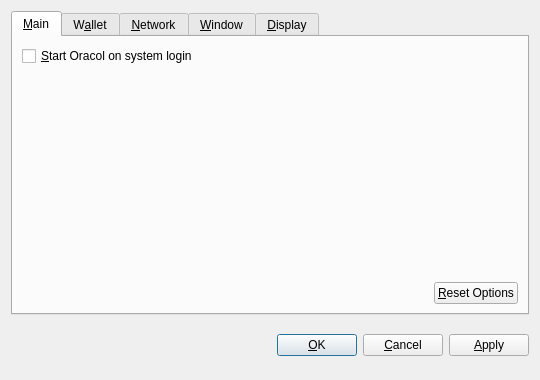
<?xml version="1.0" encoding="UTF-8"?>
<ui version="4.0">
 <class>OptionsDialog</class>
 <widget class="QDialog" name="OptionsDialog">
  <property name="geometry">
   <rect>
    <x>0</x>
    <y>0</y>
    <width>540</width>
    <height>380</height>
   </rect>
  </property>
  <property name="windowTitle">
   <string>Options</string>
  </property>
  <property name="modal">
   <bool>true</bool>
  </property>
  <layout class="QVBoxLayout" name="verticalLayout">
   <item>
    <widget class="QTabWidget" name="tabWidget">
     <property name="tabPosition">
      <enum>QTabWidget::North</enum>
     </property>
     <property name="currentIndex">
      <number>0</number>
     </property>
     <widget class="QWidget" name="tabMain">
      <attribute name="title">
       <string>&amp;Main</string>
      </attribute>
      <layout class="QVBoxLayout" name="verticalLayout_Main">
       <item>
        <widget class="QCheckBox" name="bitcoinAtStartup">
         <property name="toolTip">
          <string>Automatically start Oracol after logging in to the system.</string>
         </property>
         <property name="text">
          <string>&amp;Start Oracol on system login</string>
         </property>
        </widget>
       </item>
       <item>
        <spacer name="verticalSpacer_Main">
         <property name="orientation">
          <enum>Qt::Vertical</enum>
         </property>
         <property name="sizeHint" stdset="0">
          <size>
           <width>20</width>
           <height>40</height>
          </size>
         </property>
        </spacer>
       </item>
       <item>
        <layout class="QHBoxLayout" name="horizontalLayout_2_Main">
         <item>
          <spacer name="horizontalSpacer_2_Main">
           <property name="orientation">
            <enum>Qt::Horizontal</enum>
           </property>
           <property name="sizeHint" stdset="0">
            <size>
             <width>40</width>
             <height>20</height>
            </size>
           </property>
          </spacer>
         </item>
         <item>
          <widget class="QPushButton" name="resetButton">
           <property name="toolTip">
            <string>Reset all client options to default.</string>
           </property>
           <property name="text">
            <string>&amp;Reset Options</string>
           </property>
           <property name="autoDefault">
            <bool>false</bool>
           </property>
          </widget>
         </item>
        </layout>
       </item>
      </layout>
     </widget>
     <widget class="QWidget" name="tabWallet">
      <attribute name="title">
       <string>W&amp;allet</string>
      </attribute>
      <layout class="QVBoxLayout" name="verticalLayout_Network">
       <item>
        <widget class="QLabel" name="transactionFeeInfoLabel">
         <property name="text">
          <string>Optional transaction fee per kB that helps make sure your transactions are processed quickly. Most transactions are 1 kB.</string>
         </property>
         <property name="textFormat">
          <enum>Qt::PlainText</enum>
         </property>
         <property name="wordWrap">
          <bool>true</bool>
         </property>
        </widget>
       </item>
       <item>
        <layout class="QHBoxLayout" name="horizontalLayout_1_Main">
         <item>
          <widget class="QLabel" name="transactionFeeLabel">
           <property name="text">
            <string>Pay transaction &amp;fee</string>
           </property>
           <property name="textFormat">
            <enum>Qt::PlainText</enum>
           </property>
           <property name="buddy">
            <cstring>transactionFee</cstring>
           </property>
          </widget>
         </item>
         <item>
          <widget class="BitcoinAmountField" name="transactionFee"/>
         </item>
         <item>
          <spacer name="horizontalSpacer_1_Main">
           <property name="orientation">
            <enum>Qt::Horizontal</enum>
           </property>
           <property name="sizeHint" stdset="0">
            <size>
             <width>40</width>
             <height>20</height>
            </size>
           </property>
          </spacer>
         </item>
        </layout>
       </item>
       <item>
        <widget class="QLabel" name="label">
         <property name="text">
          <string>If you disable the spending of unconfirmed change, the change from a transaction cannot be used until that transaction has at least one confirmation. This also affects how your balance is computed.</string>
         </property>
         <property name="wordWrap">
          <bool>true</bool>
         </property>
        </widget>
       </item>
       <item>
        <widget class="QCheckBox" name="spendZeroConfChange">
         <property name="text">
          <string>Spend unconfirmed change  (experts only)</string>
         </property>
        </widget>
       </item>
       <item>
        <spacer name="verticalSpacer">
         <property name="orientation">
          <enum>Qt::Vertical</enum>
         </property>
         <property name="sizeHint" stdset="0">
          <size>
           <width>20</width>
           <height>40</height>
          </size>
         </property>
        </spacer>
       </item>
      </layout>
     </widget>
     <widget class="QWidget" name="tabNetwork">
      <attribute name="title">
       <string>&amp;Network</string>
      </attribute>
      <layout class="QVBoxLayout" name="verticalLayout_Network">
       <item>
        <widget class="QCheckBox" name="mapPortUpnp">
         <property name="toolTip">
          <string>Automatically open the Oracol client port on the router. This only works when your router supports UPnP and it is enabled.</string>
         </property>
         <property name="text">
          <string>Map port using &amp;UPnP</string>
         </property>
        </widget>
       </item>
       <item>
        <widget class="QCheckBox" name="connectSocks">
         <property name="toolTip">
          <string>Connect to the Oracol network through a SOCKS proxy (e.g. when connecting through Tor).</string>
         </property>
         <property name="text">
          <string>&amp;Connect through SOCKS proxy:</string>
         </property>
        </widget>
       </item>
       <item>
        <layout class="QHBoxLayout" name="horizontalLayout_Network">
         <item>
          <widget class="QLabel" name="proxyIpLabel">
           <property name="text">
            <string>Proxy &amp;IP:</string>
           </property>
           <property name="textFormat">
            <enum>Qt::PlainText</enum>
           </property>
           <property name="buddy">
            <cstring>proxyIp</cstring>
           </property>
          </widget>
         </item>
         <item>
          <widget class="QValidatedLineEdit" name="proxyIp">
           <property name="maximumSize">
            <size>
             <width>140</width>
             <height>16777215</height>
            </size>
           </property>
           <property name="toolTip">
            <string>IP address of the proxy (e.g. 127.0.0.1)</string>
           </property>
          </widget>
         </item>
         <item>
          <widget class="QLabel" name="proxyPortLabel">
           <property name="text">
            <string>&amp;Port:</string>
           </property>
           <property name="textFormat">
            <enum>Qt::PlainText</enum>
           </property>
           <property name="buddy">
            <cstring>proxyPort</cstring>
           </property>
          </widget>
         </item>
         <item>
          <widget class="QLineEdit" name="proxyPort">
           <property name="maximumSize">
            <size>
             <width>55</width>
             <height>16777215</height>
            </size>
           </property>
           <property name="toolTip">
            <string>Port of the proxy (e.g. 9050)</string>
           </property>
          </widget>
         </item>
         <item>
          <widget class="QLabel" name="socksVersionLabel">
           <property name="text">
            <string>SOCKS &amp;Version:</string>
           </property>
           <property name="textFormat">
            <enum>Qt::PlainText</enum>
           </property>
           <property name="buddy">
            <cstring>socksVersion</cstring>
           </property>
          </widget>
         </item>
         <item>
          <widget class="QValueComboBox" name="socksVersion">
           <property name="toolTip">
            <string>SOCKS version of the proxy (e.g. 5)</string>
           </property>
          </widget>
         </item>
         <item>
          <spacer name="horizontalSpacer_Network">
           <property name="orientation">
            <enum>Qt::Horizontal</enum>
           </property>
           <property name="sizeHint" stdset="0">
            <size>
             <width>40</width>
             <height>20</height>
            </size>
           </property>
          </spacer>
         </item>
        </layout>
       </item>
       <item>
        <spacer name="verticalSpacer_Network">
         <property name="orientation">
          <enum>Qt::Vertical</enum>
         </property>
         <property name="sizeHint" stdset="0">
          <size>
           <width>20</width>
           <height>40</height>
          </size>
         </property>
        </spacer>
       </item>
      </layout>
     </widget>
     <widget class="QWidget" name="tabWindow">
      <attribute name="title">
       <string>&amp;Window</string>
      </attribute>
      <layout class="QVBoxLayout" name="verticalLayout_Window">
       <item>
        <widget class="QCheckBox" name="minimizeToTray">
         <property name="toolTip">
          <string>Show only a tray icon after minimizing the window.</string>
         </property>
         <property name="text">
          <string>&amp;Minimize to the tray instead of the taskbar</string>
         </property>
        </widget>
       </item>
       <item>
        <widget class="QCheckBox" name="minimizeOnClose">
         <property name="toolTip">
          <string>Minimize instead of exit the application when the window is closed. When this option is enabled, the application will be closed only after selecting Quit in the menu.</string>
         </property>
         <property name="text">
          <string>M&amp;inimize on close</string>
         </property>
        </widget>
       </item>
       <item>
        <spacer name="verticalSpacer_Window">
         <property name="orientation">
          <enum>Qt::Vertical</enum>
         </property>
         <property name="sizeHint" stdset="0">
          <size>
           <width>20</width>
           <height>40</height>
          </size>
         </property>
        </spacer>
       </item>
      </layout>
     </widget>
     <widget class="QWidget" name="tabDisplay">
      <attribute name="title">
       <string>&amp;Display</string>
      </attribute>
      <layout class="QVBoxLayout" name="verticalLayout_Display">
       <item>
        <layout class="QHBoxLayout" name="horizontalLayout_1_Display">
         <item>
          <widget class="QLabel" name="langLabel">
           <property name="text">
            <string>User Interface &amp;language:</string>
           </property>
           <property name="textFormat">
            <enum>Qt::PlainText</enum>
           </property>
           <property name="buddy">
            <cstring>lang</cstring>
           </property>
          </widget>
         </item>
         <item>
          <widget class="QValueComboBox" name="lang">
           <property name="toolTip">
            <string>The user interface language can be set here. This setting will take effect after restarting Oracol.</string>
           </property>
          </widget>
         </item>
        </layout>
       </item>
       <item>
        <layout class="QHBoxLayout" name="horizontalLayout_2_Display">
         <item>
          <widget class="QLabel" name="unitLabel">
           <property name="text">
            <string>&amp;Unit to show amounts in:</string>
           </property>
           <property name="textFormat">
            <enum>Qt::PlainText</enum>
           </property>
           <property name="buddy">
            <cstring>unit</cstring>
           </property>
          </widget>
         </item>
         <item>
          <widget class="QValueComboBox" name="unit">
           <property name="toolTip">
            <string>Choose the default subdivision unit to show in the interface and when sending coins.</string>
           </property>
          </widget>
         </item>
        </layout>
       </item>
       <item>
        <widget class="QCheckBox" name="displayAddresses">
         <property name="toolTip">
          <string>Whether to show Oracol addresses in the transaction list or not.</string>
         </property>
         <property name="text">
          <string>&amp;Display addresses in transaction list</string>
         </property>
        </widget>
       </item>
       <item>
        <widget class="QCheckBox" name="coinControlFeatures">
         <property name="toolTip">
          <string>Whether to show coin control features or not.</string>
         </property>
         <property name="text">
          <string>Display coin &amp;control features (experts only!)</string>
         </property>
        </widget>
       </item>
       <item>
        <spacer name="verticalSpacer_Display">
         <property name="orientation">
          <enum>Qt::Vertical</enum>
         </property>
         <property name="sizeHint" stdset="0">
          <size>
           <width>20</width>
           <height>40</height>
          </size>
         </property>
        </spacer>
       </item>
      </layout>
     </widget>
    </widget>
   </item>
   <item>
    <layout class="QHBoxLayout" name="horizontalLayout_Buttons">
     <item>
      <spacer name="horizontalSpacer_1">
       <property name="orientation">
        <enum>Qt::Horizontal</enum>
       </property>
       <property name="sizeHint" stdset="0">
        <size>
         <width>40</width>
         <height>48</height>
        </size>
       </property>
      </spacer>
     </item>
     <item>
      <widget class="QLabel" name="statusLabel">
       <property name="font">
        <font>
         <weight>75</weight>
         <bold>true</bold>
        </font>
       </property>
       <property name="text">
        <string/>
       </property>
       <property name="textFormat">
        <enum>Qt::PlainText</enum>
       </property>
       <property name="wordWrap">
        <bool>true</bool>
       </property>
      </widget>
     </item>
     <item>
      <spacer name="horizontalSpacer_2">
       <property name="orientation">
        <enum>Qt::Horizontal</enum>
       </property>
       <property name="sizeHint" stdset="0">
        <size>
         <width>40</width>
         <height>48</height>
        </size>
       </property>
      </spacer>
     </item>
     <item>
      <widget class="QPushButton" name="okButton">
       <property name="text">
        <string>&amp;OK</string>
       </property>
      </widget>
     </item>
     <item>
      <widget class="QPushButton" name="cancelButton">
       <property name="text">
        <string>&amp;Cancel</string>
       </property>
       <property name="autoDefault">
        <bool>false</bool>
       </property>
      </widget>
     </item>
     <item>
      <widget class="QPushButton" name="applyButton">
       <property name="text">
        <string>&amp;Apply</string>
       </property>
       <property name="autoDefault">
        <bool>false</bool>
       </property>
      </widget>
     </item>
    </layout>
   </item>
  </layout>
 </widget>
 <customwidgets>
  <customwidget>
   <class>BitcoinAmountField</class>
   <extends>QSpinBox</extends>
   <header>bitcoinamountfield.h</header>
  </customwidget>
  <customwidget>
   <class>QValueComboBox</class>
   <extends>QComboBox</extends>
   <header>qvaluecombobox.h</header>
  </customwidget>
  <customwidget>
   <class>QValidatedLineEdit</class>
   <extends>QLineEdit</extends>
   <header>qvalidatedlineedit.h</header>
  </customwidget>
 </customwidgets>
 <resources/>
 <connections/>
</ui>
